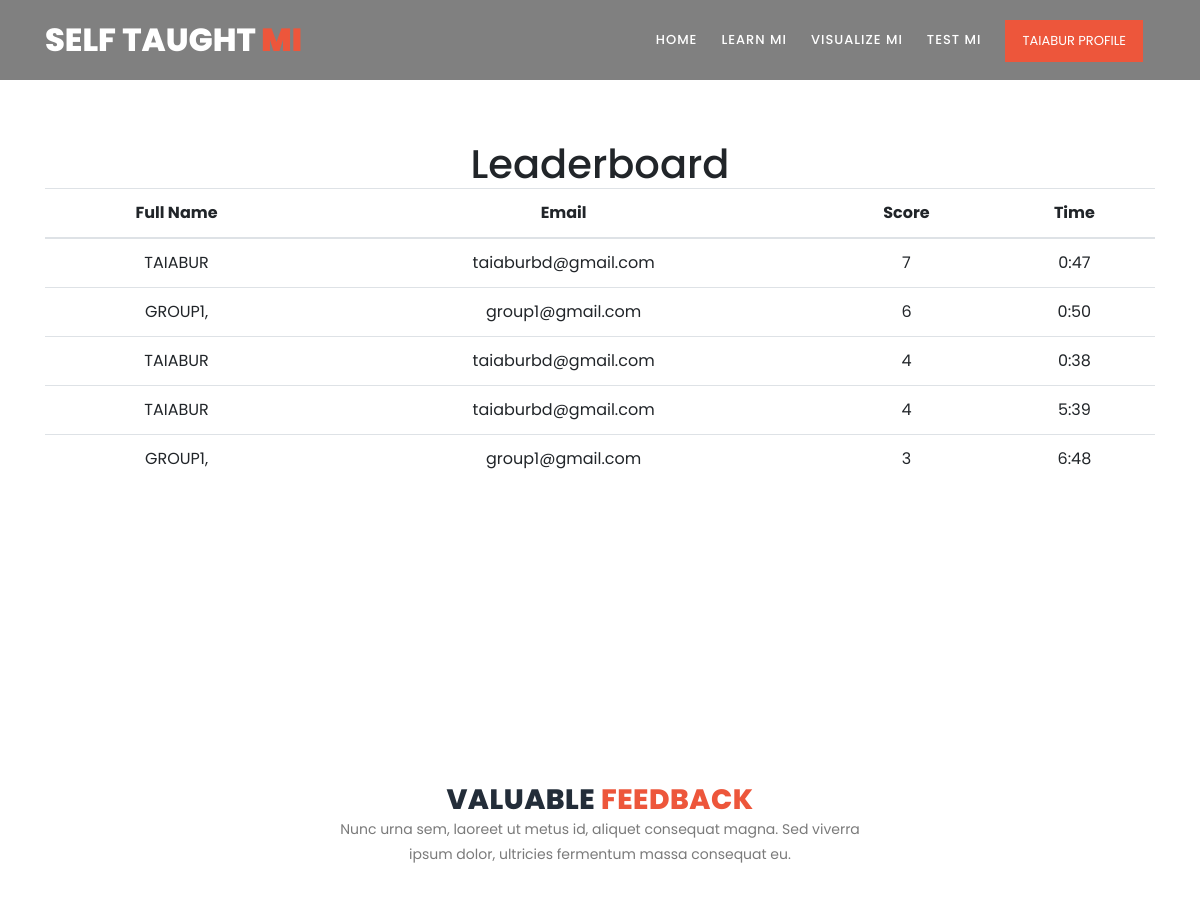
The app's page /leaderboard (signed in, upper part), older data.
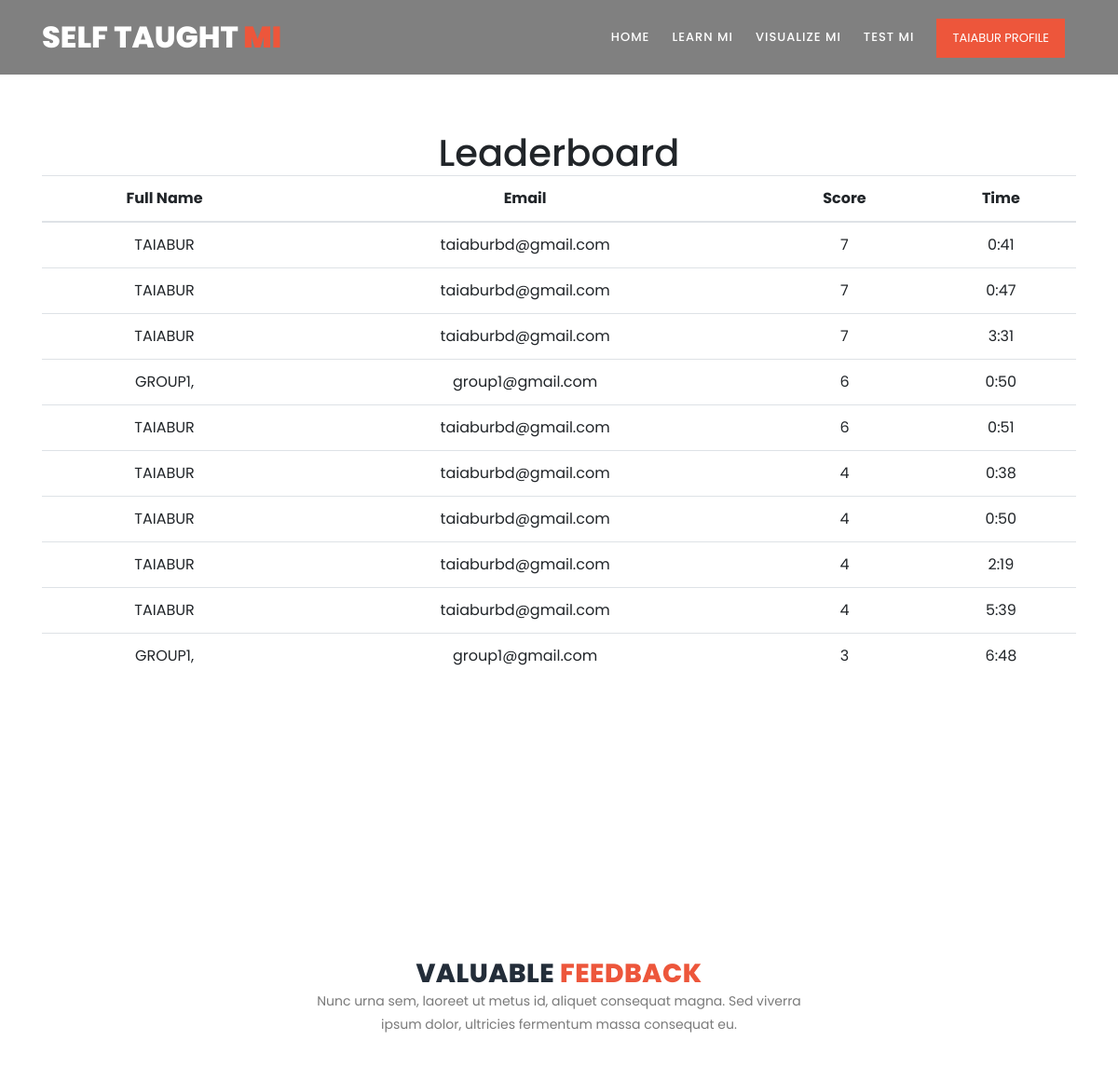
The same page, newer data.
### tables this page shows
CREATE TABLE quiz_list (
    id INTEGER PRIMARY KEY,
    quiz_id VARCHAR(255),
    user_id INTEGER,
    total_mark INTEGER,
    category VARCHAR(255),
    created_date TIMESTAMP DEFAULT CURRENT_TIMESTAMP
);

CREATE TABLE users (
    id INTEGER PRIMARY KEY,
    fullname TEXT NULL,
    username TEXT UNIQUE NOT NULL,
    password TEXT NOT NULL,
    isadmin INTEGER DEFAULT 0,
    created TIMESTAMP NOT NULL DEFAULT 
    CURRENT_TIMESTAMP
);

### views.py (the view)
@app.route('/leaderboard')
def leaderboard():
    if not is_admin():
        return redirect(url_for('hello'))
    if 'user_id' in session:
        conn = get_db_connection()
        category_cursor = conn.execute('SELECT category_id FROM tutorials GROUP BY category_id ')
        categories = category_cursor.fetchall()
        quiz_cat = request.args.get('quiz_cat')
        quiz_details=''
        if quiz_cat:
            quiz_details = conn.execute(
                'SELECT * FROM quiz_list JOIN users ON users.id = quiz_list.user_id WHERE quiz_list.category = ? ORDER BY total_mark DESC, category ASC',
                (quiz_cat,)
            ).fetchall()
        else:
            quiz_details = conn.execute(
                'SELECT * FROM quiz_list JOIN users ON users.id = quiz_list.user_id ORDER BY total_mark DESC, category ASC',
            ).fetchall()
        conn.close()
        return render_template('leaderboard.html',quiz_details=quiz_details,quiz_cat=quiz_cat,categories=categories)
    else:
        return redirect(url_for('login'))

### admin.py (called while the page is built)
@app.before_request
def check_admin_access():
    if request.endpoint and request.endpoint.startswith('admin'):
        if not is_admin():
            return redirect(url_for('hello'))

### views.py (called while the page is built)
def get_db_connection():
    conn = sqlite3.connect('database.db')
    conn.row_factory = sqlite3.Row
    return conn

def is_admin():
    return session.get('user_type')

### templates/leaderboard.html (shortened to what this page needs)
{% extends "base.html" %}
{% block content %}
<section class="section" id="features">
  <div class="container">
      <div class="row">
        <div class="col-lg-12">
          <div class="section-heading">
              <h1>Leaderboard</h1>
                  {% set selected = '' %}
              <table class="table table-stripe">
                <thead>
                    <tr>
                        <th>Full Name</th>
                        <th>Email</th>
                        <th>Score</th>
                        <th>Time</th>
                    </tr>
                </thead>
                <tbody>
                    {% for row in quiz_details %}
                        <tr>
                            <td>{{ row.fullname.upper()}}</td>
                            <td>{{ row.username }}</td>
                            <td>{{ row.total_mark }}</td>
                            <td>{{ row.category }}</td>
                        </tr>
                    {% endfor %}
                </tbody>
            </table>
          </div>
      </div>
    </div>
</section>
{% endblock %}

Row changes from the older to the newer data that the page shows:
added quiz_list: fullname "TAIABUR", username "taiaburbd@gmail.com", total_mark "7", category "0:41"
added quiz_list: fullname "TAIABUR", username "taiaburbd@gmail.com", total_mark "7", category "3:31"
added quiz_list: fullname "TAIABUR", username "taiaburbd@gmail.com", total_mark "6", category "0:51"
added quiz_list: fullname "TAIABUR", username "taiaburbd@gmail.com", total_mark "4", category "0:50"
added quiz_list: fullname "TAIABUR", username "taiaburbd@gmail.com", total_mark "4", category "2:19"
